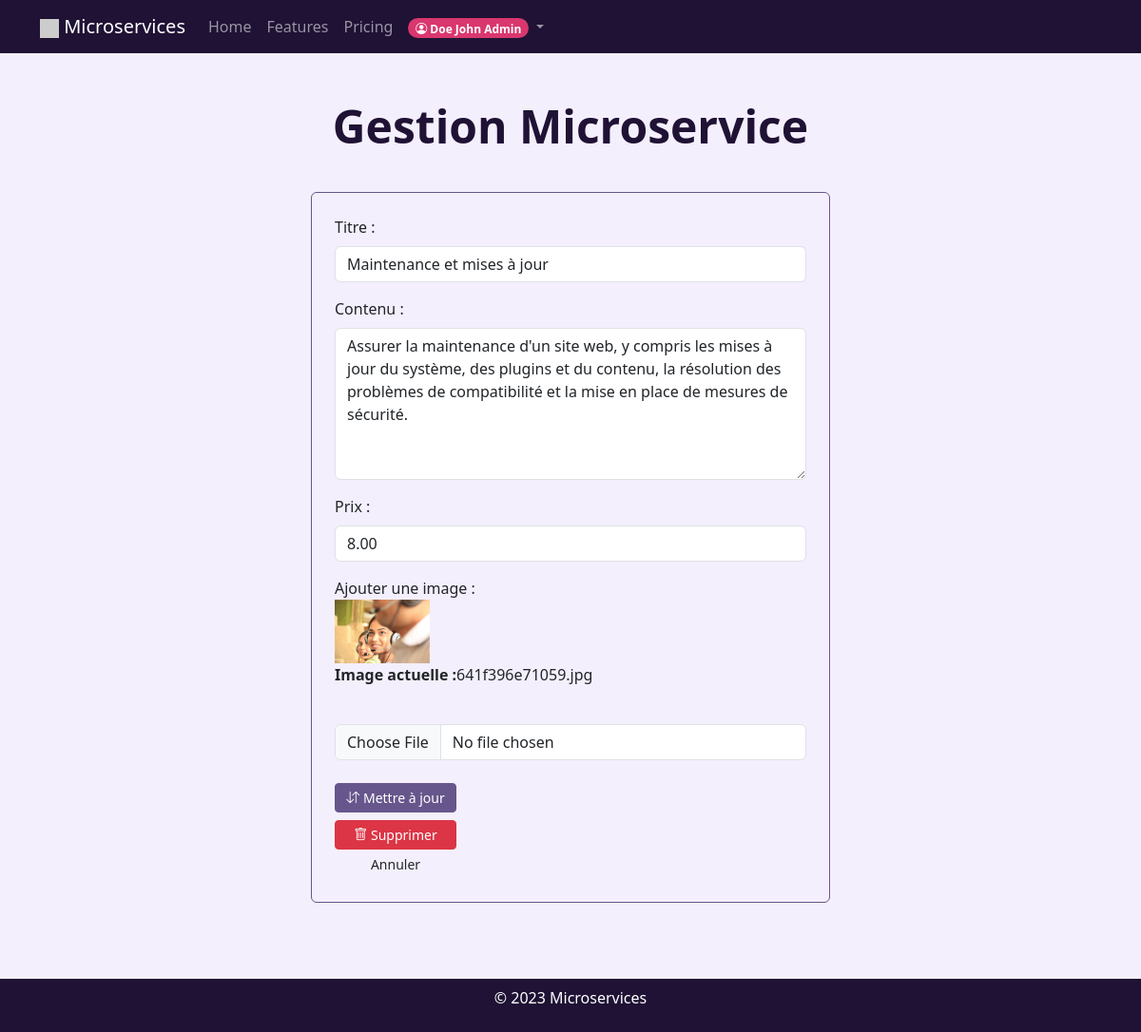
The page /formulaire-microservice.php?id=7 (signed in) on the database its author committed.
### tables this page shows
CREATE TABLE `ms_posts` (
  `microservice_id` int NOT NULL,
  `Titre` varchar(255) NOT NULL,
  `Contenu` text NOT NULL,
  `Prix` decimal(10,2) DEFAULT NULL,
  `Image` varchar(255) NOT NULL,
  `user_id` int DEFAULT NULL
);

### models/MicroserviceModel.php (called while the page is built, shortened)
<?php
require_once 'Database.php';
class MicroserviceModel extends Database
{
    public function getMicroserviceById($id)
    {
        try {
            $db = new Database();
            $connexion = $db->getPDO();
            $sql = "SELECT * FROM ms_posts WHERE microservice_id = :id";
            $req = $connexion->prepare($sql);
            $req->bindParam(':id', $id, PDO::PARAM_INT);
            $req->execute();
            $row = $req->fetch();
            return $row;
        } catch (PDOException $e) {
            echo "Erreur: " . $e->getMessage();
        }
    }
}

### models/Database.php (called while the page is built, shortened)
<?php
class Database
{
    private $pdo;
    public function __construct()
    {
        if (!$this->databaseExists() || !$this->tablesExist()) {
            $this->rebuildDatabase();
        } else {
            $this->selectDatabase();
        }
    }
    private function connect()
    {
        try {
            $this->pdo = new PDO("mysql:host=" . DB_HOST . ";charset=utf8", DB_USER, DB_PASS);
            $this->pdo->setAttribute(PDO::ATTR_ERRMODE, PDO::ERRMODE_EXCEPTION);
        } catch (PDOException $e) {
            throw new Exception("Erreur de connexion à la base de données: " . $e->getMessage());
        }
    }
    private function databaseExists()
    {
        try {
            $result = $this->pdo->query("SHOW DATABASES LIKE '" . DB_DATABASE . "'");
            return (bool) $result->fetch(PDO::FETCH_ASSOC);
        } catch (PDOException $e) {
            throw new Exception("Erreur lors de la vérification de l'existence de la base de données: " . $e->getMessage());
        }
    }
    private function rebuildDatabase()
    {
        try {
            $this->pdo->exec("CREATE DATABASE IF NOT EXISTS " . DB_DATABASE);
            $this->pdo->exec("USE " . DB_DATABASE);
            $sqlFile = file_get_contents(SQL_FILE_PATH);
            $this->pdo->exec($sqlFile);
        } catch (PDOException $e) {
            throw new Exception("Erreur lors de la reconstruction de la base de données: " . $e->getMessage());
        }
    }
    public function close()
    {
        $this->pdo = null;
    }
}

### views/post-form-view.php (the view, shortened to what this page needs)
<div class="my-2   border border-custom-primary p-4 rounded">
    <form class="mb-2" method="POST" enctype="multipart/form-data">
        <div class="mb-3">
            <label class="form-label" for="titre">Titre :</label>
            <input class="form-control" type="text" id="titre" name="titre" value="<?= isset($_SESSION['titre']) ? $_SESSION['titre'] : (isset($row['Titre']) ? $row['Titre']  : NULL)  ?>" required>
        </div>
        <div class="mb-3">
            <label class="form-label" for="contenu">Contenu :</label>
            <textarea class="form-control" id="contenu" name="contenu" style="min-height:20vh;"><?= isset($_SESSION['contenu']) ? $_SESSION['contenu'] : (isset($row['Contenu']) ? $row['Contenu']  : NULL)  ?></textarea>
        </div>
        <div class="mb-3">
            <label class="form-label" for="prix">Prix :</label>
            <input class="form-control" type="text" name="prix" value="<?= isset($_SESSION['prix']) ? $_SESSION['prix'] : (isset($row['Contenu']) ? $row['Prix']  : NULL)  ?>">
        </div>
        <div class="mb-3">
            <label class="form-label" for="image">Ajouter une image :
                <?php if (!empty($row['Image'])) : ?>
                    <div>
                        <img src="uploads/images/<?= isset($_SESSION['image']) ? $_SESSION['image'] : (isset($row['Image']) ? $row['Image']  : NULL) ?>" alt="<?= isset($_SESSION['image']) ? $_SESSION['image'] : (isset($row['Image']) ? $row['Image']  : NULL) ?>" width="100px" />
                    </div>
                    <p> <strong>Image actuelle :</strong><?= $row['Image'] ?></p>
            </label>
        <?php endif ?>
        </div>
        <input id="image" class="form-control" type="file" name="image"><br />
        <div>
            <button class="btn btn-custom-primary btn-sm" type="submit"><?= $libelle ?></button>
        </div>
    </form>
    <?php if ($action != "CREATE") : ?>
        <form method="POST">
            <div>
                <button class="btn btn-danger btn-sm" type="submit"><i class="bi bi-trash"></i> Supprimer</button>
            </div>
        </form>
    <?php endif ?>
    <a class="btn btn-sm" href="<?= BROWSER_PATH . '/dashboard.php' ?>">Annuler</a>
</div>

### css/style.css (style rules this page uses)
:root { --bs-custom-primary: rgba(103, 86, 140, 1); --bs-custom-secondary: #d9376e; --bs-custom-secondary: rgba(217, 55, 110, 1); --bs-custom-dark: rgba(31, 18, 53, 1); }
body { background-color: #f4effc; }
.btn { min-width: 8rem; }
.border-custom-primary { border-color: var(--bs-custom-primary) !important; }
.btn-custom-primary { background-color: var(--bs-custom-primary) !important; color: white !important; border-color: var(--bs-custom-primary) !important; }
.rounded { overflow: hidden; }

### rows shown on the page
ms_posts: titre "Maintenance et mises à jour", contenu "Assurer la maintenance d'un site web, y compris les mises à jour du système, des plugins et du contenu, la résolution des problèmes de compatibilité et la mise en place de mesures de sécurité.", prix "8.00", Image (picture), Image "641f396e71059.jpg"

### other values the page prints
$_SESSION['user_firstname'] "Doe"
$_SESSION['user_lastname'] "John"
